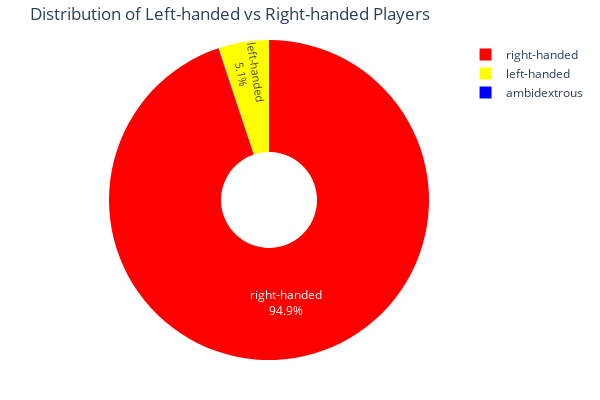

The code cell stored with this chart in its notebook:
### Markdown cell above
### 13.	What is the distribution of left-handed versus right-handed players?

### Code cell
home_players = MatchHomeTeamInfo[["player_id", 'plays']]
away_players = MatchAwayTeamInfo[["player_id", 'plays']]

all_players = pd.concat([home_players, away_players]).drop_duplicates('player_id')
plays_mode = all_players['plays'].mode().iloc[0]
all_players = all_players.fillna(value = plays_mode)


hand_table = all_players.groupby('plays').count()
hand_table['percentage (%)'] = ((hand_table / hand_table['player_id'].sum())*100).round(2)
display(hand_table)


# plot

# Define colors for the pie chart
colors = ['red', 'yellow', 'blue']

# Create the pie chart using Plotly Express
fig = px.pie(
    hand_table,
    values='player_id',  # Use 'player_id' column as values for the pie chart
    names=hand_table.index,  # Use index (handedness) as category names
    title='Distribution of Left-handed vs Right-handed Players',
    hole=0.3,  # Optional: makes it a donut chart
    color_discrete_sequence=colors  # Specify custom colors
)

# Customize the layout
fig.update_traces(textposition='inside', textinfo='percent+label')
fig.update_layout(
    width=600,
    height=400,
    margin=dict(r=20, t=40, b=40)  # Adjust the margins as needed
)

# Show the chart
fig.show()

### Figure 1 — Plotly figure (JSON) as saved in the notebook; plotly's stock layout.template omitted (floating-point values rounded to 4 significant figures)
{"data": [{"domain": {"x": [0, 1], "y": [0, 1]}, "hole": 0.3, "hovertemplate": "plays=%{label}<br>player_id=%{value}<extra></extra>", "labels": ["ambidextrous", "left-handed", "right-handed"], "legendgroup": "", "name": "", "showlegend": true, "textinfo": "percent+label", "textposition": "inside", "type": "pie", "values": [1, 120, 2231]}], "layout": {"height": 400, "legend": {"tracegroupgap": 0}, "margin": {"b": 40, "r": 20, "t": 40}, "piecolorway": ["red", "yellow", "blue"], "title": {"text": "Distribution of Left-handed vs Right-handed Players"}, "width": 600}}
